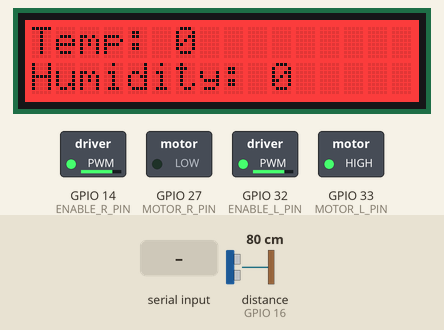
Bench run of a sketch on a simulated ESP32. Shown: 16×2 character LCD, switched loads named in the sketch (green lamp = pin HIGH). Wiring (inferred from the names in the program): ultrasonic range finder: trigger GPIO 17; echo GPIO 16. Inputs (shaded band) come from the test bench; at power-on: distance to the obstacle (sensor on GPIO 16) 80 cm. The echo pulse lasts 58.3 µs per cm; WiFi joins after 1.5 s; servers stay silent unless stated; pins used as bus, display or sensor lines are not drawn; what the sketch prints to the serial monitor is not drawn.

Above: at 2.7 s.
2.8 s: distance to the obstacle (sensor on GPIO 16) set to 7 cm
4.3 s: distance to the obstacle (sensor on GPIO 16) set to 4 cm
At 6.0 s:
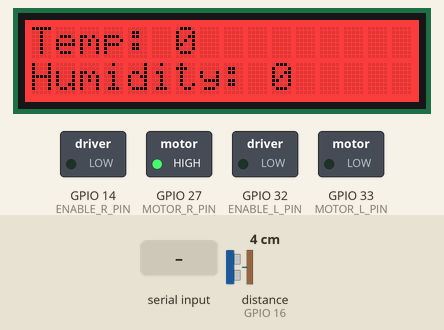
6.8 s: "1\n" received over Serial
At 9.1 s:
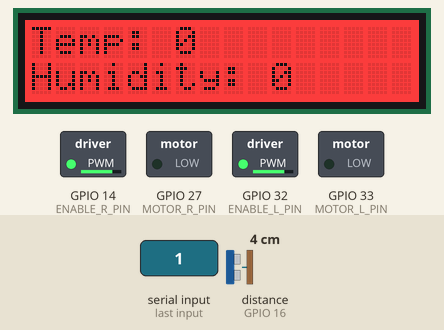
At 15.1 s:
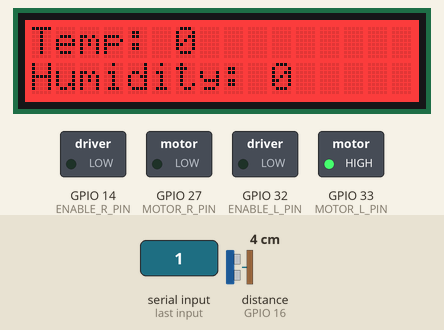
Timing chart, 0 to 15.8 s (numbered marks = the images above; inputs shaded):
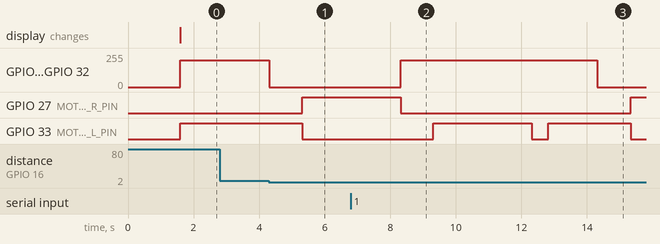

Measured:
- the behaviour switches between 6 and 5 cm on distance to the obstacle (sensor on GPIO 16) (found by bisection; images 0 and 1)
- after the input at 2.8 s, every drawn part: stays the same
- after the input at 4.3 s, GPIO 14 (ENABLE_R_PIN), GPIO 32 (ENABLE_L_PIN): 199/255 → 0/255 at once; GPIO 27 (MOTOR_R_PIN): LOW → HIGH after 1.0 s; GPIO 33 (MOTOR_L_PIN): HIGH → LOW after 1.0 s
- after the input at 6.8 s, GPIO 33 (MOTOR_L_PIN): LOW → HIGH after 2.5 s, → LOW 3.0 s later, → HIGH 0.50 s later, → LOW 2.5 s later

The sketch:

Main.ino
```cpp
// This code is derived from the HelloServer Example
// in the (ESP32) WebServer library .
//
// It hosts a webpage which has one temperature reading to display.
// The webpage is always the same apart from the reading which would change.
// The getTemp() function simulates getting a temperature reading.
// homePage.h contains 2 constant string literals which is the two parts of the
// webpage that never change.
// handleRoot() builds up the webpage by adding as a C++ String:
// homePagePart1 + getTemp() +homePagePart2
// It then serves the webpage with the command:
// server.send(200, "text/html", message);
// Note the text is served as html.
//
// Replace the code in the homepage.h file with your own website HTML code.
//
// This example requires only an ESP32 and download cable. No other hardware is reuired.
// A wifi SSID and password is required.
// Written by: Natasha Rohan  12/3/23
//
#include <Wire.h>
#include "rgb_lcd.h"
#include <WiFi.h>
#include <WiFiClient.h>
#include <WebServer.h>
#include <ESPmDNS.h>
#include "homepage.h"
#include <DFRobot_DHT11.h>
DFRobot_DHT11 DHT;
#define DHT11_PIN 18
rgb_lcd lcd;

const char* ssid = "Leo";
const char* password = "njove123";
const int colorR = 255;
const int colorG = 0;
const int colorB = 0;
const int trigPin = 17;
const int echoPin = 16;
long duration;
float cms, inches;
//Left Motor
const int MOTOR_L_PIN = 33;
const int ENABLE_L_PIN = 32;

//Right Motor
const int MOTOR_R_PIN = 27;
const int ENABLE_R_PIN = 14;

//Setting PWM properties
const int FREQ = 30000;
const int PWM_CHANNEL = 0;
const int RESOLUTION = 8;
int dutyCycle = 0;

WebServer server(80);

//temp function to simulate temp sensor
String getTemp() {
  DHT.read(DHT11_PIN);
  String temp = String(DHT.temperature);
  return temp;
}

String getHumid()
{
  DHT.read(DHT11_PIN);
  String humid = String(DHT.humidity);
  return humid;
}

void handleRoot() {
  String message = homePagePart1 + getTemp() + homePagePart2 + getHumid() + homePagePart3;
  server.send(200, "text/html", message);
}

void handleNotFound() {
  String message = "File Not Found\n\n";
  message += "URI: ";
  message += server.uri();
  message += "\nMethod: ";
  message += (server.method() == HTTP_GET) ? "GET" : "POST";
  message += "\nArguments: ";
  message += server.args();
  message += "\n";
  for (uint8_t i = 0; i < server.args(); i++) {
    message += " " + server.argName(i) + ": " + server.arg(i) + "\n";
  }
  server.send(404, "text/plain", message);

}

void setup(void) {
  pinMode(trigPin, OUTPUT);
  pinMode(echoPin, INPUT);
    Serial.begin(115200);
  pinMode(MOTOR_R_PIN, OUTPUT);
  pinMode(MOTOR_L_PIN, OUTPUT);
  ledcSetup(PWM_CHANNEL, FREQ, RESOLUTION);
  ledcAttachPin(ENABLE_R_PIN, PWM_CHANNEL);
  ledcAttachPin(ENABLE_L_PIN, PWM_CHANNEL);
  ledcWrite(PWM_CHANNEL, dutyCycle);
  //Ultrasound SetUp

  //LCD Setup

  lcd.begin(16, 2);

  lcd.setRGB(colorR, colorG, colorB);


  Serial.begin(115200);
  WiFi.mode(WIFI_STA);
  WiFi.begin(ssid, password);
  Serial.println("");

  // Wait for connection
  while (WiFi.status() != WL_CONNECTED) {
    delay(500);
    Serial.print(".");
  }
  Serial.println("");
  Serial.print("Connected to ");
  Serial.println(ssid);
  Serial.print("IP address: ");
  Serial.println(WiFi.localIP());

  if (MDNS.begin("esp32")) {
    Serial.println("MDNS responder started");
  }

  server.on("/", handleRoot);
  server.on("/inline", []() {
    server.send(200, "text/plain", "this works as well");
  });
  server.onNotFound(handleNotFound);

  server.begin();
  Serial.println("HTTP server started");
}

void loop(void) {

  //LCD Display
  lcd.setCursor(0, 0);
  lcd.print("Temp: " + String(DHT.temperature));
  lcd.setCursor(0, 1);
  lcd.print("Humidity: " + String(DHT.humidity));

  //Ultrasound
  digitalWrite(trigPin, LOW);
  delayMicroseconds(5);
  // Sets the trigPin on HIGH state for 10 micro seconds
  digitalWrite(trigPin, HIGH);
  delayMicroseconds(10);
  digitalWrite(trigPin, LOW);
  // Reads the echoPin, returns the sound wave travel time in microseconds
  duration = pulseIn(echoPin, HIGH);
  // Calculating the distance
  cms = duration * 0.034 / 2;
  inches = (duration/2) / 74;
  // Prints the distance on the Serial Monitor

  dutyCycle = 200;
  ledcWrite(PWM_CHANNEL, dutyCycle);
  if (cms > 5)
  {
    forward();
  }
  else
  {
    stop();
    delay(1000);
    reverse();
    delay(3000);
    right();
    delay(1000);
  }

  if (Serial.available() > 0) {
    // Read the incoming byte
    char incomingByte = Serial.read();

    // Print the received byte
    Serial.print("Received: ");
    Serial.println(incomingByte);


    // Check if the received byte is '1'
    if (incomingByte == '1') {
      // Call the forward() function
     dutyCycle = 200;
     ledcWrite(PWM_CHANNEL, dutyCycle);
      forward();
      delay(3000);
      right();
      delay(500);
      forward();
      delay(1500);
      stop();
    }
     if (incomingByte == '2') {
      // Call the forward() function
     dutyCycle = 200;
     ledcWrite(PWM_CHANNEL, dutyCycle);
      forward();
      delay(3000);
      left();
      delay(500);
      forward();
      delay(1500);
      stop();
    }
  }

  server.handleClient();
  delay(2);//allow the cpu to switch to other tasks
}
```

MoveDirection.ino
```cpp
void forward()
{
  Serial.print("Distance from object in cms: ");
  Serial.println(cms);
  Serial.println("Forward");
  ledcWrite(PWM_CHANNEL, dutyCycle);
  digitalWrite(MOTOR_R_PIN, LOW);
  digitalWrite(MOTOR_L_PIN, HIGH);
}

void left()
{
  Serial.println("Left");
  ledcWrite(PWM_CHANNEL, dutyCycle);
  digitalWrite(MOTOR_R_PIN, HIGH);
  digitalWrite(MOTOR_L_PIN, HIGH);
}

void stop()
{
  Serial.print("Distance from object in cms: ");
  Serial.println(cms);
  Serial.println("Stop");
  ledcWrite(PWM_CHANNEL, 0);
}

void right()
{
  Serial.print("Distance from object in cms: ");
  Serial.println(cms);
  Serial.println("Right");
  ledcWrite(PWM_CHANNEL, dutyCycle);
  digitalWrite(MOTOR_R_PIN, LOW);
  digitalWrite(MOTOR_L_PIN, LOW);
}

void reverse()
{
  Serial.println("Reverse");
  ledcWrite(MOTOR_R_PIN, HIGH);
  digitalWrite(MOTOR_R_PIN, HIGH);
  digitalWrite(MOTOR_L_PIN, LOW);
}
```

homepage.h
```cpp
// To create literal strings stored in flash memory enclose your HTML code between
// F(R"=====( HTML code here )=====");
// If you have 1 reading then you probably have 2 literal strings
// If you have 2 readings then you probably have 3 literal strings etc.

String homePagePart1 = F(R"=====(<!DOCTYPE html>
<html lang="en" > <!-- Needed for Screenreaders !-->
<head>
<!-- UTF-8 character set covers most characters in the world -->
  <meta charset="utf-8">
  <!-- Make page respond to screen size !-->
  <meta name="viewport" content="width=device-width, initial-scale=1, viewport-fit=cover">

<!--Include a Title. Used by Search Engines -->
<title> Temperature Reading WebServer </title>
<style>

   <!--choose good contrast between background and foreground colours -->
   body {
	background-color: DodgerBlue;
	}
	.flex-Container{
        display: flex;
        flex-direction: column;
        background-color: DodgerBlue;
        align-items: center;
      }
    h1{
    font: bold;
    font-size: 40px;
    font-family: Arial;
    color: navy;
	text-align: center;
  }
  p{
    font-size: 25px;
    font-family: Arial;
    color: navy;
	text-align: center;
   }
  th, td {
    font-size: 25px;
    padding: 8px;
    text-align: left;
    border-bottom: 1px solid #ddd;
}
</style>
</head>
	<body>
		<div class="flex-Container">
		<h1> IoT Project </h1>

		<p>Automated Warehouse Stacker Monitor</p>
    <iframe width ="560" height="315" src="http://172.20.10.7/" frameborder="0" allowfullscreen></iframe>
		<table>
        <tr>
          <th>Sensor</th>
          <th>Value</th>
          <th>Unit</th>
        </tr>
        <tr>
          <td>Temperature</td>
          <td> )=====");

String homePagePart2 = F(R"=====(</td>
         <td>Degree Cel</td>
        </tr>
        <tr>
          <td>Humidity</td>
          <td>)=====");

String homePagePart3 = F(R"=====(</td>
          <td>humid</td>
        </tr>
      </table>
     </div>
	</body>
</html>)=====");
```
